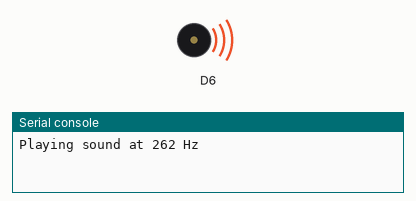
Simulated run of this program. Board: CircuitPython board. On the bench: buzzer (waves = sounding), the last lines printed to the serial console.

Above: at 0.5 s.
At 5.5 s:
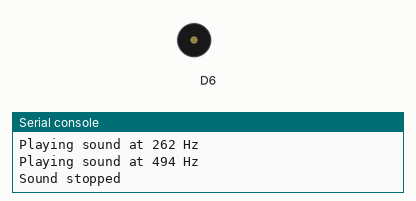
Timing chart, 0 to 6.9 s (numbered marks = the images above):
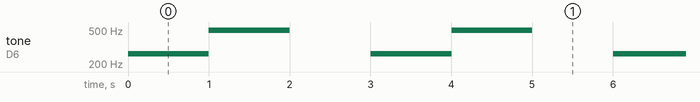

Measured:
- by itself, tone on D6: repeats every 3.0 s: 494 Hz 1.0 s, silent 1.0 s, 262 Hz 1.0 s

The program:

piezo_buzzer.py
```python
import pwmio
import board
import time

"""
CircuitPython's ways of playing tones with piezo buzzers are not very good.
They will not play the right sound, play inconsistently, and are not loud enough.

This fixes that by just driving the piezo buzzer with a PWM signal.
"""

class PiezoBuzzer:
    def __init__(self, pwm_pin, pwm_pin_inverted=None):
        """Initialize the piezo buzzer.
        `pwm_pin` is required, `pwm_pin_inverted` is optional for differential drive.

        Takes a CircuitPython board pin object for each pin."""

        self.pwm_pin = pwmio.PWMOut(pwm_pin, duty_cycle=2**15, frequency=1, variable_frequency=True)
        # Inverted duty cycle so its louder (NOTE: still quiet, cannot tell a real difference vs GND ref. But maybe its there, idk.)
        if pwm_pin_inverted:
            self.pwm_inverted = pwmio.PWMOut(pwm_pin_inverted, duty_cycle=65535 - 2**15, frequency=1, variable_frequency=True)
        else:
            self.pwm_inverted = None


    def play_sound(self, hz_frequency: int, duration: float=None):
        """Play a sound at a given frequency and duration using differential PWM on two pins.

        If the duration is 0, the sound will play indefinitely."""

        # Hackily reenable the PWM output if disabled by the end part
        self.pwm_pin.frequency = hz_frequency
        self.pwm_pin.duty_cycle = 2**15  # 50% duty cycle

        if self.pwm_inverted:
            self.pwm_inverted.frequency = hz_frequency
            self.pwm_inverted.duty_cycle = 65535 - 2**15  # Inverted 50% duty cycle


        if hz_frequency is not self.pwm_pin.frequency:
            print(f"Frequency interpolated by MCU. New frequency: {self.pwm_pin.frequency} Hz. Old: {hz_frequency} Hz")
        else:
            print(f"Playing sound at {hz_frequency} Hz")

        if duration:
            time.sleep(duration)
        else:
            return


        # Since we can't set the frequency to 0 without a value error.
        # We do this to stop the sound, otherwise we get funny noises when idle.
        self.pwm_pin.duty_cycle = 0
        if self.pwm_inverted: self.pwm_inverted.duty_cycle = 0
        print("Sound stopped")


    def stop_sound(self):   # In case the sound was set to play indefinitely
        """Stop the sound by setting the duty cycle to 0."""
        self.pwm_pin.duty_cycle = 0
        if self.pwm_inverted: self.pwm_inverted.duty_cycle = 0
        print("Sound stopped")


buzzer = PiezoBuzzer(board.D5, board.D6)

while True:
    buzzer.play_sound(262)
    time.sleep(1)

    buzzer.play_sound(494)
    time.sleep(1)

    buzzer.stop_sound()
    time.sleep(1)
```
